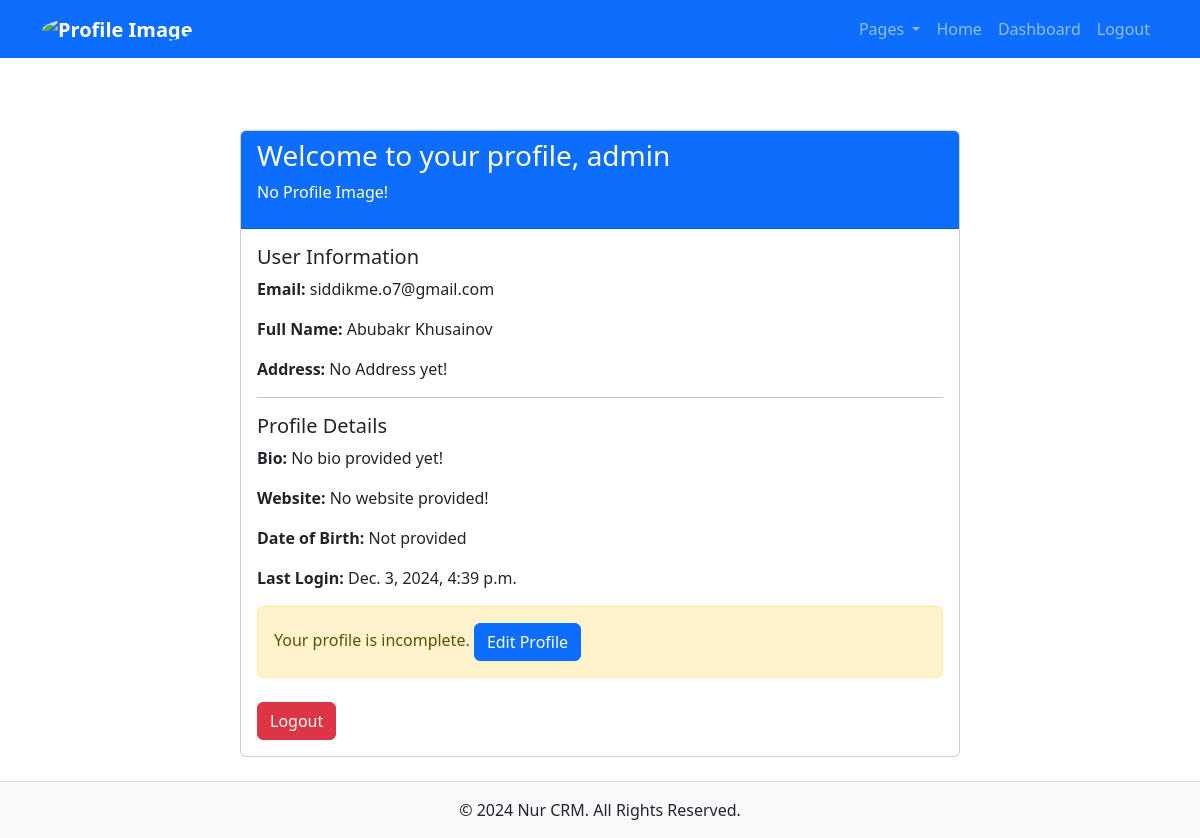
The page /nur/profile/1/ (signed in) on the database its author committed.
### Nur/models.py (models this page shows, shortened)
class Profile(models.Model):
    user = models.OneToOneField(
        'Nur.CustomUser', on_delete=models.CASCADE, related_name="profile"
    )
    bio = models.TextField(blank=True, null=True)
    profile_picture = models.ImageField(upload_to="images/profile_pics/", blank=True, null=True)
    website = models.URLField(blank=True, null=True)
    date_of_birth = models.DateField(blank=True, null=True)
    created_at = models.DateTimeField(auto_now_add=True)
    updated_at = models.DateTimeField(auto_now=True)
    is_active = models.BooleanField(default=True)

class CustomUser(AbstractUser):
    phone_number = models.CharField(
        max_length=20,
        validators=[
            RegexValidator(
                r'^\+?1?\d{9,15}$',
                message="Enter a valid phone number (e.g., +123456789)."
            )
        ]
    )
    country = models.ForeignKey("Nur.Country", on_delete=models.CASCADE, related_name="users",null=True,blank=True)
    city = models.ForeignKey("Nur.City", on_delete=models.CASCADE, related_name="users", null=True, blank=True)
    address = models.TextField(null=True,blank=True)
    created_at = models.DateTimeField(auto_now_add=True)
    last_password_reset = models.DateTimeField(null=True, blank=True)

### Nur/views.py (the view, shortened to what this page needs)
# urls.py: path('profile/<int:pk>/', ProfileDetailView.as_view(), name='profile'),
class ProfileDetailView(LoginRequiredMixin, generic.DetailView):
    model = Profile
    template_name = 'user/profile.html'
    def get_object(self):
        profile, created = Profile.objects.get_or_create(user=self.request.user)
        if created:
            return redirect(reverse_lazy('update-profile'))
        return profile
    def get_context_data(self, **kwargs):
        context = super().get_context_data(**kwargs)
        profile = context['profile']
        products = Product.objects.filter(user=self.request.user)
        total_benefit = 0
        profile = context['profile']
        products = Product.objects.filter(user=self.request.user)
        total_benefit = 0
        for product in products:
            if product.sold > 0 and product.price:
                total_benefit += (product.price - product.cost_price) * product.sold
        context['total_benefit'] = total_benefit
        context['profile'] = profile
        return context

### templates/user/profile.html (shortened to what this page needs)
{% extends "main/base.html" %}
{% block content %}
<div class="container mt-5">
    <div class="row justify-content-center">
        <div class="col-md-8">
            <div class="card">
                <div class="card-header bg-primary text-white">
                    <h3>Welcome to your profile, {{ profile.user.username }}</h3>
                    {% if form.profile_picture.value %}
                        <img src="{{ form.profile_picture.value.url }}" alt="Profile Picture" />
                    {% else %}
                        <p>No Profile Image!</p>
                    {% endif %}
                </div>
                <div class="card-body">
                    <h5 class="card-title">User Information</h5>
                    <p class="card-text"><strong>Email:</strong> {{ profile.user.email }}</p>
                    {% if profile.user.first_name and profile.user.last_name %}
                        <p class="card-text"><strong>Full Name:</strong> {{ profile.user.first_name }} {{ profile.user.last_name }}</p>
                    {% else %}
                        <p class="card-text"><strong>Full Name:</strong> No FullName yet!</p>
                    {% endif %}
                    {% if profile.user.country and profile.user.city and profile.user.address %}
                        <p class="card-text"><strong>Address:</strong> {{ profile.user.country }} | {{ profile.user.city }} | {{ profile.user.address }}</p>
                    {% else %}
                        <p class="card-text"><strong>Address:</strong> No Address yet!</p>
                    {% endif %}
                    <hr>
                    <h5 class="card-title">Profile Details</h5>
                    <p class="card-text"><strong>Bio:</strong> {{ profile.bio|default:"No bio provided yet!" }}</p>
                    <p class="card-text"><strong>Website:</strong> {{ profile.website|default:"No website provided!" }}</p>
                    <p class="card-text"><strong>Date of Birth:</strong> {{ profile.date_of_birth|default:"Not provided" }}</p>
                    <p class="card-text"><strong>Last Login:</strong> {{ profile.updated_at }}</p>
                    {% if not profile.bio %}
                        <div class="alert alert-warning mt-3">
                            Your profile is incomplete. <a href="{% url 'update-profile' pk=request.user.profile.pk %}" class="btn btn-primary">Edit Profile</a>
                        </div>
                    {% endif %}
                    <form action="{% url 'logout' %}" method="post" class="mt-4">
                        <button type="submit" class="btn btn-danger">Logout</button>
                    </form>
                </div>
            </div>
        </div>
    </div>
</div>
{% endblock %}

### templates/main/base.html (style rules this page uses)
body { min-height: 100vh; display: flex; flex-direction: column; }

### rows shown on the page
Profile: user.username "admin", user.email "siddikme.o7@gmail.com", user.first_name "Abubakr", user.last_name "Khusainov", bio "No bio provided yet!", website "No website provided!", date_of_birth "Not provided", updated_at "Dec. 3, 2024, 4:39 p.m."
